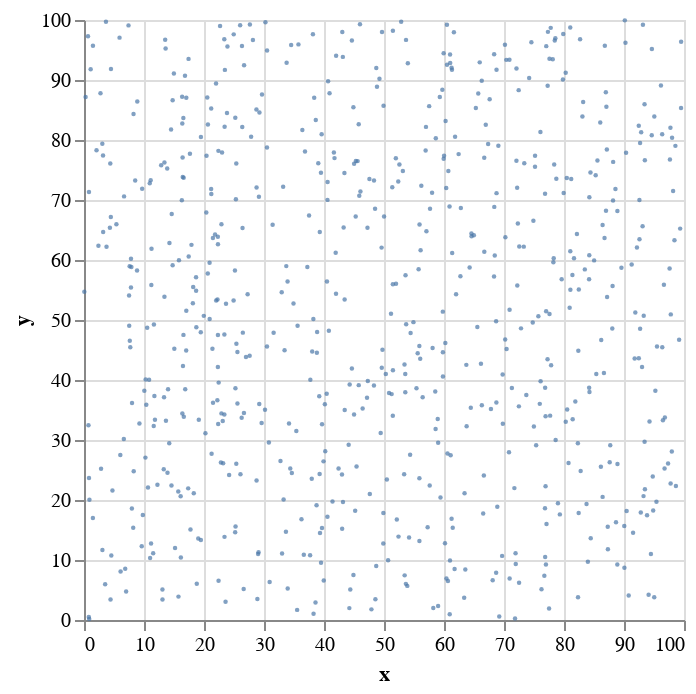

Write notebook code for a chart like this one.
### Markdown cell above
The syntax for building this type in Altair is pretty straight forward.

### Code cell
alt.Chart(df).mark_circle(size=5).encode(
    x='x',
    y='y')

### Figure 1 — Vega-Lite specification as saved in the notebook (floating-point values rounded to 4 significant figures; data arrays with more than 128 entries replaced by an {"elided": "..."} marker saying what was removed)
{"config": {"view": {"continuousWidth": 300, "continuousHeight": 300}}, "data": {"name": "data-51578640c532d097b446131a14ee596f"}, "mark": {"type": "circle", "size": 5}, "encoding": {"x": {"field": "x", "type": "quantitative"}, "y": {"field": "y", "type": "quantitative"}}, "$schema": "https://vega.github.io/schema/vega-lite/v5.14.1.json", "datasets": {"data-51578640c532d097b446131a14ee596f": {"elided": "700 records"}}}
